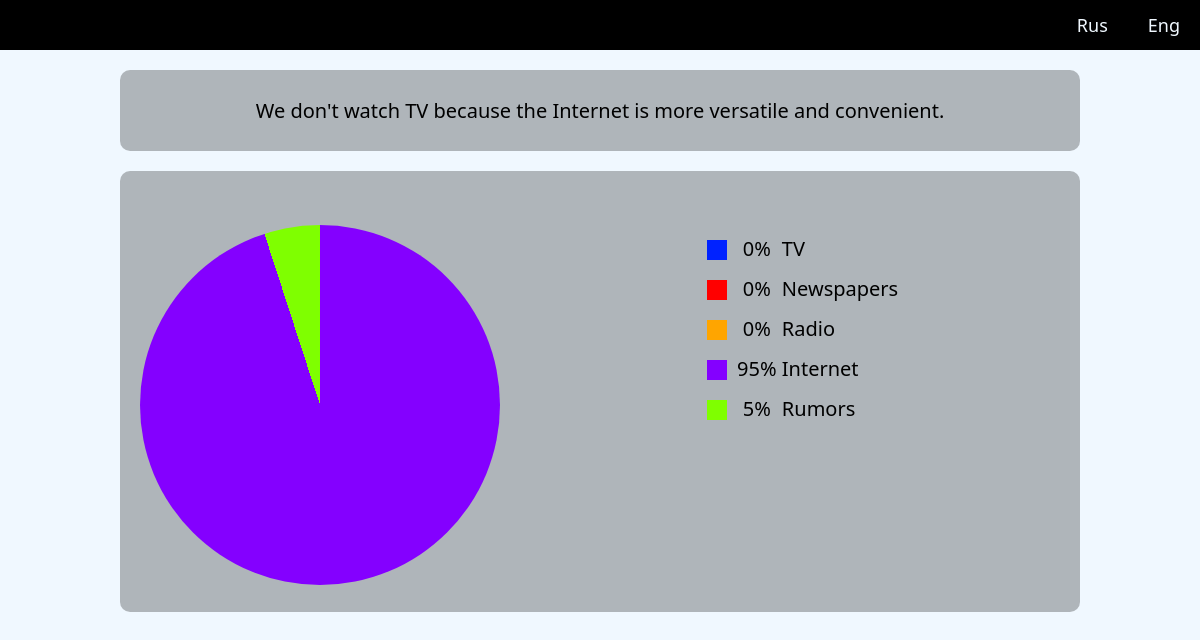
The app's page /en/, older data.
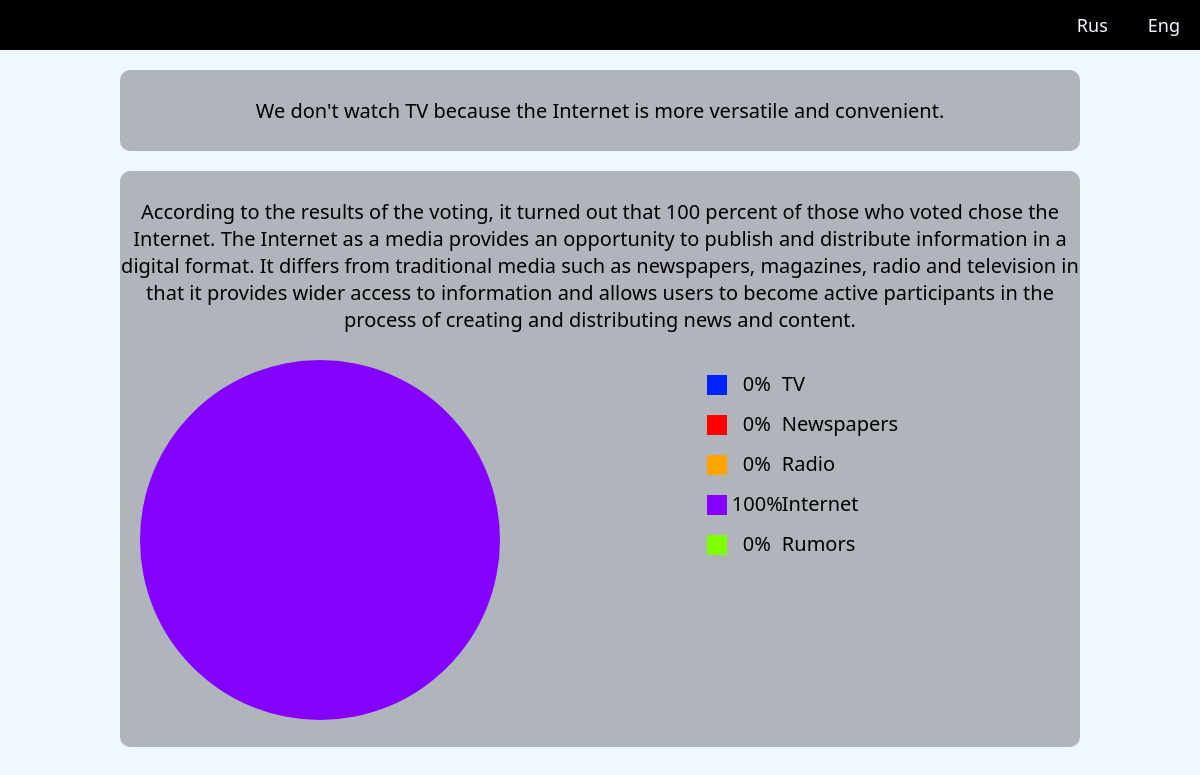
The same page, newer data.
### front/models.py (models this page shows)
class Data(models.Model):
    en_tv_text = models.TextField('Отношение к телику EN', null=True, blank=True)
    ru_tv_text = models.TextField('Отношение к телику RU', null=True, blank=True)
    en_statistic_text = models.TextField('О статистике EN', null=True, blank=True)
    ru_statistic_text = models.TextField('О статистике RU', null=True, blank=True)
    tv_statistic = models.SmallIntegerField('Процент ТВ', null=True, blank=True)
    newspaper_statistic = models.SmallIntegerField('Процент ГАЗЕТ', null=True, blank=True)
    radio_statistic = models.SmallIntegerField('Процент РАДИО', null=True, blank=True)
    internet_statistic = models.SmallIntegerField('Процент ИНТЕРНЕТА', null=True, blank=True)
    friend_statistic = models.SmallIntegerField('Процент СЛУХОВ', null=True, blank=True)
    class Meta:
        verbose_name = "информацию"
        verbose_name_plural = "Информация"

### front/views.py (the view)
# urls.py: path('en/', en_index, name='en_index'),
def en_index(request: WSGIRequest):
    return render(request, 'en/index.html', {'content': get_data()})

### front/views.py (called while the page is built)
def get_data(request: WSGIRequest = None) -> Data or None:
    data = Data.objects.all()
    try:
        return data[0]
    except IndexError:
        return None

### templates/en/index.html (shortened to what this page needs)
{% extends 'base.html' %}
{% load static %}
<html lang="{% block page_lang %}ru{% endblock %}">
    {% block content %}
    {% if content != None %}
        <div class="block" id="tv">
            <wbr>
            <p>{{ content.en_tv_text }}</p>
            <wbr>
        </div>
        <div class="block" id="statistic">
            <wbr>
            <p>{{ content.en_statistic_text }}</p>
            <wbr>
            <div class="statistic">
                <div class="stat__per_sent" style="background: conic-gradient(
                        #0022ff {{ content.tv_statistic }}%,
                        red 0deg {{ content.newspaper_statistic }}%,
                        orange 0deg {{ content.radio_statistic }}%,
                        #8400ff 0deg {{ content.internet_statistic }}%,
                        chartreuse 0deg {{ content.friend_statistic }}%
                        );"></div>
                <div class="pos">
                    <div class="stat__descript">
                        <div class="stat" style="background-color: #0022ff"></div>
                        <div class="per__sent">{{ content.tv_statistic }}%</div>
                        <p>TV</p>
                    </div>
                    <div class="stat__descript">
                        <div class="stat" style="background-color: red"></div>
                        <div class="per__sent">{{ content.newspaper_statistic }}%</div>
                        <p>Newspapers</p>
                    </div>
                    <div class="stat__descript">
                        <div class="stat" style="background-color: orange"></div>
                        <div class="per__sent">{{ content.radio_statistic }}%</div>
                        <p>Radio</p>
                    </div>
                    <div class="stat__descript">
                        <div class="stat" style="background-color: #8400ff"></div>
                        <div class="per__sent">{{ content.internet_statistic }}%</div>
                        <p>Internet</p>
                    </div>
                    <div class="stat__descript">
                        <div class="stat" style="background-color: chartreuse"></div>
                        <div class="per__sent">{{ content.friend_statistic }}%</div>
                        <p>Rumors</p>
                    </div>
                </div>
            </div>
            <wbr>
        </div>
    {% endif %}
    {% endblock %}

Row changes from the older to the newer data that the page shows:
changed Data "We don't watch TV because the Internet is more versatile and convenient.": en_statistic_text (not shown) → "According to the results of the voting, it turned out that 100 percent of those who voted chose the Internet. The Internet as a media provides an opportunity to publish and distribute information in a digital format. It differs from traditional media such as newspapers, magazines, radio and television in that it provides wider access to information and allows users to become active participants in the process of creating and distributing news and content."; internet_statistic "95" → "100"; friend_statistic "5" → "0"
